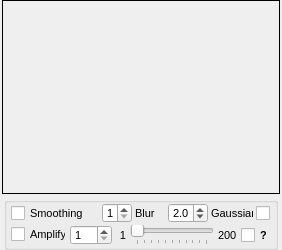
                <widget class="QWidget" name="tab_smoothing1">
                 <attribute name="title">
                  <string>Smoothing</string>
                 </attribute>
                 <layout class="QVBoxLayout" name="verticalLayout_smoothing">
                  <property name="spacing">
                   <number>3</number>
                  </property>
                  <property name="leftMargin">
                   <number>2</number>
                  </property>
                  <property name="topMargin">
                   <number>0</number>
                  </property>
                  <property name="rightMargin">
                   <number>2</number>
                  </property>
                  <property name="bottomMargin">
                   <number>0</number>
                  </property>
                  <item>
                   <widget class="QFrame" name="frame_smoothingImage1">
                    <property name="enabled">
                     <bool>true</bool>
                    </property>
                    <property name="sizePolicy">
                     <sizepolicy hsizetype="Expanding" vsizetype="Expanding">
                      <horstretch>0</horstretch>
                      <verstretch>0</verstretch>
                     </sizepolicy>
                    </property>
                    <property name="minimumSize">
                     <size>
                      <width>258</width>
                      <height>194</height>
                     </size>
                    </property>
                    <property name="maximumSize">
                     <size>
                      <width>16777215</width>
                      <height>16777215</height>
                     </size>
                    </property>
                    <property name="frameShape">
                     <enum>QFrame::Box</enum>
                    </property>
                    <property name="frameShadow">
                     <enum>QFrame::Plain</enum>
                    </property>
                    <layout class="QHBoxLayout" name="horizontalLayout_smoothingImage1">
                     <property name="spacing">
                      <number>0</number>
                     </property>
                     <property name="margin">
                      <number>1</number>
                     </property>
                    </layout>
                   </widget>
                  </item>
                  <item>
                   <layout class="QHBoxLayout" name="horizontalLayout_33">
                    <property name="spacing">
                     <number>0</number>
                    </property>
                    <item>
                     <spacer name="horizontalSpacer_66">
                      <property name="orientation">
                       <enum>Qt::Horizontal</enum>
                      </property>
                      <property name="sizeType">
                       <enum>QSizePolicy::Fixed</enum>
                      </property>
                      <property name="sizeHint" stdset="0">
                       <size>
                        <width>2</width>
                        <height>25</height>
                       </size>
                      </property>
                     </spacer>
                    </item>
                    <item>
                     <widget class="QGroupBox" name="groupBox_smoothing1">
                      <property name="sizePolicy">
                       <sizepolicy hsizetype="Expanding" vsizetype="Fixed">
                        <horstretch>0</horstretch>
                        <verstretch>0</verstretch>
                       </sizepolicy>
                      </property>
                      <property name="minimumSize">
                       <size>
                        <width>0</width>
                        <height>53</height>
                       </size>
                      </property>
                      <property name="maximumSize">
                       <size>
                        <width>16777215</width>
                        <height>53</height>
                       </size>
                      </property>
                      <property name="font">
                       <font>
                        <pointsize>8</pointsize>
                       </font>
                      </property>
                      <property name="title">
                       <string/>
                      </property>
                      <property name="alignment">
                       <set>Qt::AlignCenter</set>
                      </property>
                      <layout class="QVBoxLayout" name="verticalLayout_21">
                       <property name="spacing">
                        <number>2</number>
                       </property>
                       <property name="leftMargin">
                        <number>4</number>
                       </property>
                       <property name="topMargin">
                        <number>0</number>
                       </property>
                       <property name="rightMargin">
                        <number>4</number>
                       </property>
                       <property name="bottomMargin">
                        <number>0</number>
                       </property>
                       <item>
                        <layout class="QHBoxLayout" name="horizontalLayout_34">
                         <property name="spacing">
                          <number>3</number>
                         </property>
                         <item>
                          <widget class="QCheckBox" name="checkBox_smoothing1">
                           <property name="minimumSize">
                            <size>
                             <width>78</width>
                             <height>20</height>
                            </size>
                           </property>
                           <property name="maximumSize">
                            <size>
                             <width>78</width>
                             <height>20</height>
                            </size>
                           </property>
                           <property name="text">
                            <string>Smoothing</string>
                           </property>
                          </widget>
                         </item>
                         <item>
                          <spacer name="horizontalSpacer_smoothing1">
                           <property name="orientation">
                            <enum>Qt::Horizontal</enum>
                           </property>
                           <property name="sizeHint" stdset="0">
                            <size>
                             <width>3</width>
                             <height>20</height>
                            </size>
                           </property>
                          </spacer>
                         </item>
                         <item>
                          <widget class="QSpinBox" name="spinBox_smoothingKernel1">
                           <property name="minimumSize">
                            <size>
                             <width>30</width>
                             <height>20</height>
                            </size>
                           </property>
                           <property name="maximumSize">
                            <size>
                             <width>30</width>
                             <height>20</height>
                            </size>
                           </property>
                           <property name="font">
                            <font>
                             <weight>50</weight>
                             <bold>false</bold>
                            </font>
                           </property>
                           <property name="minimum">
                            <number>1</number>
                           </property>
                           <property name="maximum">
                            <number>8</number>
                           </property>
                          </widget>
                         </item>
                         <item>
                          <widget class="QLabel" name="label_smoothingKernel1">
                           <property name="minimumSize">
                            <size>
                             <width>20</width>
                             <height>20</height>
                            </size>
                           </property>
                           <property name="maximumSize">
                            <size>
                             <width>20</width>
                             <height>20</height>
                            </size>
                           </property>
                           <property name="font">
                            <font>
                             <family>MS Shell Dlg 2</family>
                             <pointsize>8</pointsize>
                            </font>
                           </property>
                           <property name="text">
                            <string>Blur</string>
                           </property>
                           <property name="alignment">
                            <set>Qt::AlignLeading|Qt::AlignLeft|Qt::AlignVCenter</set>
                           </property>
                          </widget>
                         </item>
                         <item>
                          <spacer name="horizontalSpacer_29">
                           <property name="orientation">
                            <enum>Qt::Horizontal</enum>
                           </property>
                           <property name="sizeHint" stdset="0">
                            <size>
                             <width>3</width>
                             <height>20</height>
                            </size>
                           </property>
                          </spacer>
                         </item>
                         <item>
                          <widget class="QDoubleSpinBox" name="doubleSpinBox_smoothingSigma1">
                           <property name="sizePolicy">
                            <sizepolicy hsizetype="Fixed" vsizetype="Fixed">
                             <horstretch>0</horstretch>
                             <verstretch>0</verstretch>
                            </sizepolicy>
                           </property>
                           <property name="minimumSize">
                            <size>
                             <width>40</width>
                             <height>20</height>
                            </size>
                           </property>
                           <property name="maximumSize">
                            <size>
                             <width>40</width>
                             <height>20</height>
                            </size>
                           </property>
                           <property name="decimals">
                            <number>1</number>
                           </property>
                           <property name="minimum">
                            <double>0.100000000000000</double>
                           </property>
                           <property name="maximum">
                            <double>4.000000000000000</double>
                           </property>
                           <property name="singleStep">
                            <double>0.100000000000000</double>
                           </property>
                           <property name="value">
                            <double>2.000000000000000</double>
                           </property>
                          </widget>
                         </item>
                         <item>
                          <widget class="QLabel" name="label_smoothingSigma1">
                           <property name="minimumSize">
                            <size>
                             <width>42</width>
                             <height>20</height>
                            </size>
                           </property>
                           <property name="maximumSize">
                            <size>
                             <width>42</width>
                             <height>20</height>
                            </size>
                           </property>
                           <property name="font">
                            <font>
                             <family>MS Shell Dlg 2</family>
                             <pointsize>8</pointsize>
                            </font>
                           </property>
                           <property name="text">
                            <string>Gaussian</string>
                           </property>
                           <property name="alignment">
                            <set>Qt::AlignLeading|Qt::AlignLeft|Qt::AlignVCenter</set>
                           </property>
                          </widget>
                         </item>
                         <item>
                          <widget class="QCheckBox" name="checkBox_gaussianSmoothing1">
                           <property name="sizePolicy">
                            <sizepolicy hsizetype="Fixed" vsizetype="Fixed">
                             <horstretch>0</horstretch>
                             <verstretch>0</verstretch>
                            </sizepolicy>
                           </property>
                           <property name="minimumSize">
                            <size>
                             <width>15</width>
                             <height>20</height>
                            </size>
                           </property>
                           <property name="maximumSize">
                            <size>
                             <width>15</width>
                             <height>20</height>
                            </size>
                           </property>
                           <property name="text">
                            <string/>
                           </property>
                          </widget>
                         </item>
                        </layout>
                       </item>
                       <item>
                        <layout class="QHBoxLayout" name="horizontalLayout_35">
                         <property name="spacing">
                          <number>4</number>
                         </property>
                         <item>
                          <widget class="QCheckBox" name="checkBox_smoothingAmplify1">
                           <property name="minimumSize">
                            <size>
                             <width>55</width>
                             <height>0</height>
                            </size>
                           </property>
                           <property name="maximumSize">
                            <size>
                             <width>55</width>
                             <height>16777215</height>
                            </size>
                           </property>
                           <property name="text">
                            <string>Amplify</string>
                           </property>
                          </widget>
                         </item>
                         <item>
                          <widget class="QSpinBox" name="spinBox_smoothingAmplify1">
                           <property name="minimumSize">
                            <size>
                             <width>42</width>
                             <height>20</height>
                            </size>
                           </property>
                           <property name="maximumSize">
                            <size>
                             <width>42</width>
                             <height>20</height>
                            </size>
                           </property>
                           <property name="font">
                            <font>
                             <weight>50</weight>
                             <bold>false</bold>
                            </font>
                           </property>
                           <property name="minimum">
                            <number>1</number>
                           </property>
                           <property name="maximum">
                            <number>200</number>
                           </property>
                          </widget>
                         </item>
                         <item>
                          <widget class="QLabel" name="label_minSmoothingAmplify1">
                           <property name="minimumSize">
                            <size>
                             <width>10</width>
                             <height>20</height>
                            </size>
                           </property>
                           <property name="maximumSize">
                            <size>
                             <width>16777215</width>
                             <height>20</height>
                            </size>
                           </property>
                           <property name="font">
                            <font>
                             <family>MS Shell Dlg 2</family>
                             <pointsize>8</pointsize>
                            </font>
                           </property>
                           <property name="text">
                            <string>1</string>
                           </property>
                           <property name="alignment">
                            <set>Qt::AlignRight|Qt::AlignTrailing|Qt::AlignVCenter</set>
                           </property>
                          </widget>
                         </item>
                         <item>
                          <widget class="QSlider" name="slider_smoothingAmplify1">
                           <property name="minimumSize">
                            <size>
                             <width>0</width>
                             <height>20</height>
                            </size>
                           </property>
                           <property name="maximumSize">
                            <size>
                             <width>16777215</width>
                             <height>20</height>
                            </size>
                           </property>
                           <property name="font">
                            <font>
                             <weight>50</weight>
                             <bold>false</bold>
                            </font>
                           </property>
                           <property name="minimum">
                            <number>1</number>
                           </property>
                           <property name="maximum">
                            <number>200</number>
                           </property>
                           <property name="pageStep">
                            <number>20</number>
                           </property>
                           <property name="orientation">
                            <enum>Qt::Horizontal</enum>
                           </property>
                           <property name="tickPosition">
                            <enum>QSlider::TicksBelow</enum>
                           </property>
                           <property name="tickInterval">
                            <number>20</number>
                           </property>
                          </widget>
                         </item>
                         <item>
                          <widget class="QLabel" name="label_maxSmoothingAmplify1">
                           <property name="sizePolicy">
                            <sizepolicy hsizetype="Minimum" vsizetype="Preferred">
                             <horstretch>0</horstretch>
                             <verstretch>0</verstretch>
                            </sizepolicy>
                           </property>
                           <property name="minimumSize">
                            <size>
                             <width>0</width>
                             <height>20</height>
                            </size>
                           </property>
                           <property name="maximumSize">
                            <size>
                             <width>16777215</width>
                             <height>20</height>
                            </size>
                           </property>
                           <property name="font">
                            <font>
                             <family>MS Shell Dlg 2</family>
                             <pointsize>8</pointsize>
                             <weight>50</weight>
                             <bold>false</bold>
                            </font>
                           </property>
                           <property name="text">
                            <string>200</string>
                           </property>
                           <property name="alignment">
                            <set>Qt::AlignLeading|Qt::AlignLeft|Qt::AlignVCenter</set>
                           </property>
                          </widget>
                         </item>
                         <item>
                          <widget class="QCheckBox" name="checkBox_smoothingHelp1">
                           <property name="sizePolicy">
                            <sizepolicy hsizetype="Fixed" vsizetype="Fixed">
                             <horstretch>0</horstretch>
                             <verstretch>0</verstretch>
                            </sizepolicy>
                           </property>
                           <property name="minimumSize">
                            <size>
                             <width>30</width>
                             <height>20</height>
                            </size>
                           </property>
                           <property name="maximumSize">
                            <size>
                             <width>30</width>
                             <height>20</height>
                            </size>
                           </property>
                           <property name="font">
                            <font>
                             <weight>75</weight>
                             <bold>true</bold>
                            </font>
                           </property>
                           <property name="text">
                            <string>?</string>
                           </property>
                          </widget>
                         </item>
                        </layout>
                       </item>
                      </layout>
                     </widget>
                    </item>
                    <item>
                     <spacer name="horizontalSpacer_68">
                      <property name="orientation">
                       <enum>Qt::Horizontal</enum>
                      </property>
                      <property name="sizeType">
                       <enum>QSizePolicy::Fixed</enum>
                      </property>
                      <property name="sizeHint" stdset="0">
                       <size>
                        <width>2</width>
                        <height>25</height>
                       </size>
                      </property>
                     </spacer>
                    </item>
                   </layout>
                  </item>
                 </layout>
                </widget>
